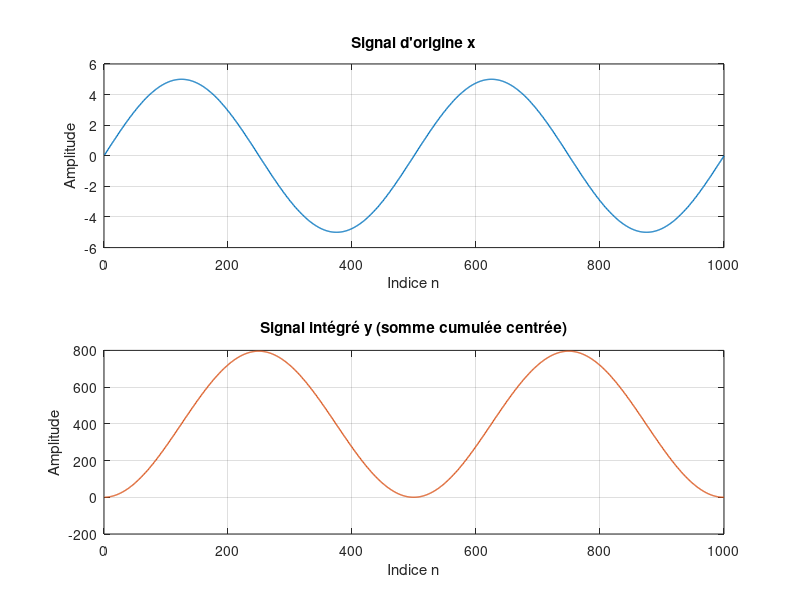
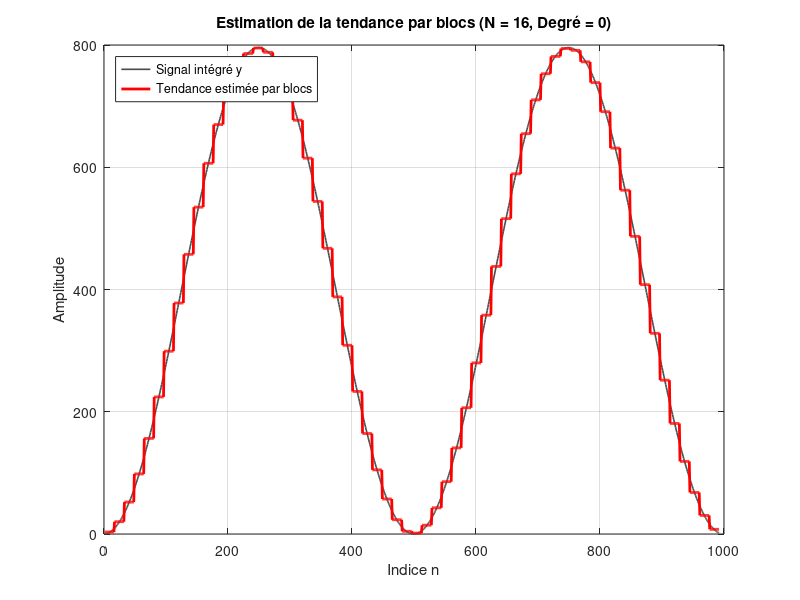
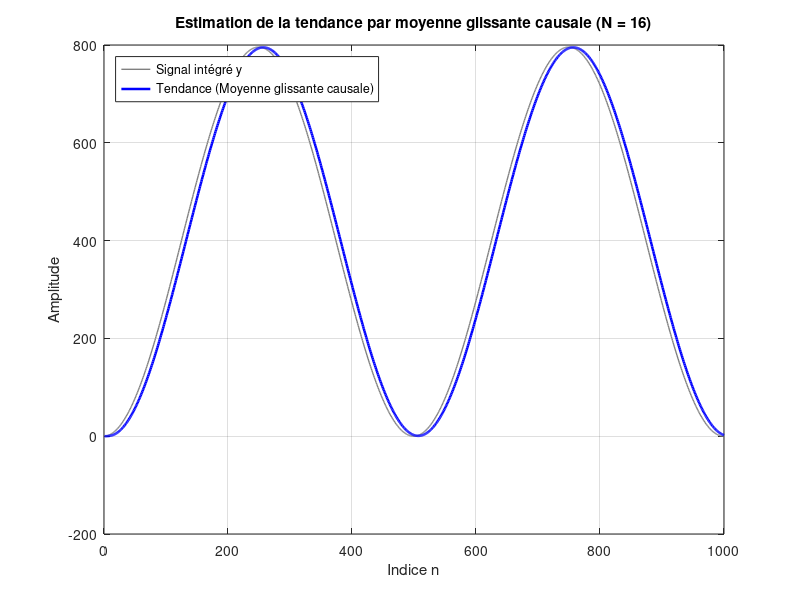
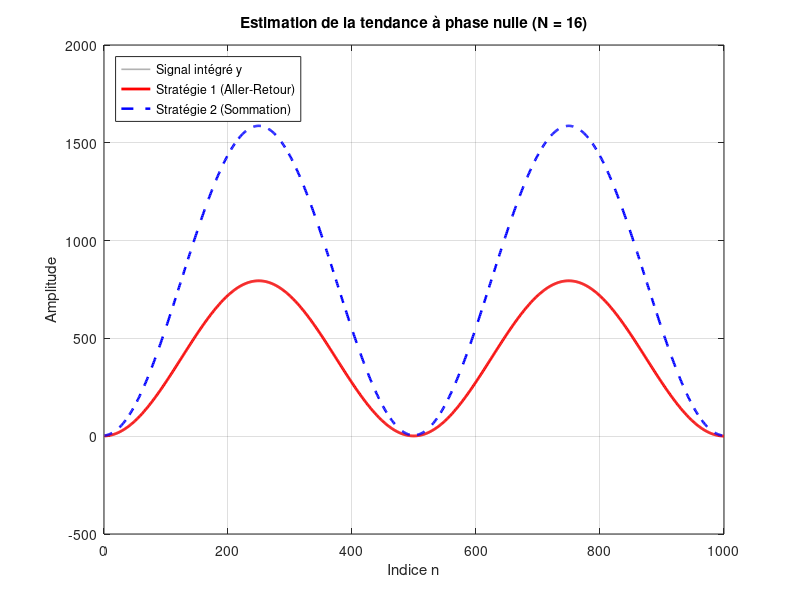

The MATLAB script that drew these images, in order:
clear; clc;

%%%%%%%%%%%%%%%%%%%%%%%%%%%%%%%%%%%%%%%%%%%%%%%
% étape 0 génération d'un signal pour les tests
%%%%%%%%%%%%%%%%%%%%%%%%%%%%%%%%%%%%%%%%%%%%%%%
% taille du signal
M = 1000; 
% signal
t1 = 1:M;
x = 5 * sin(2*pi*2*t1/M); 


%%%%%%%%%%%%%%%%%%%%%%%%%%%%%%%%%%%
% étape 1 centrage puis intégration
%%%%%%%%%%%%%%%%%%%%%%%%%%%%%%%%%%%

x=x(:);
x_centre = x - mean(x);
% intégration par méthode des rectangles
y = cumsum(x_centre); 

%%%%%%%%%%%%%%%%%%%%%%%%%%%%%%%%%%%
% étape 2a décomposition en blocs
%%%%%%%%%%%%%%%%%%%%%%%%%%%%%%%%%%%

% choix de la méthode de tendance 
% 0 = par la moyenne
% 1 = par droite de régression
choix = 0;

% on fixe la taille d'un bloc
N = 16; 

M = length(y);
% L est le nombre de blocs
L = floor(M/N);
% on ajuste la taille de y (toujours le signal intégré)
% aux nombres de blocs complets
y_ajuste = y(1:L*N);

% définition de la tendance
tendance = zeros(size(y_ajuste));

% Vecteur temps pour 1 bloc
t = (1:N)';

for i = 1:L
    debut = (i-1)*N +1;
    fin = i*N;
    bloc = y_ajuste(debut:fin);

    if choix == 0
        % modèle par la moyenne : (degré 0)
        val_tendance = mean(bloc);
        bloc_tendance = val_tendance * ones(N,1);
    else
        % modèle par droite de régression (degré 1)
        p = polyfit(t, bloc, 1);
        bloc_tendance = polyval(p,t);
    end
    tendance(debut:fin) = bloc_tendance;
end

%%%%%%%%%%% plot %%%%%%%%%%% 

% % Figure 1 : Signal d'origine et signal intégré
figure('Name', 'Étapes 0 et 1 : Signal et Intégration', 'Color', 'w');

subplot(2,1,1);
plot(x, 'Color', [0 0.447 0.741], 'LineWidth', 1);
title('Signal d''origine x');
xlabel('Indice n'); ylabel('Amplitude');
grid on;

subplot(2,1,2);
plot(y, 'Color', [0.85 0.325 0.098], 'LineWidth', 1);
title('Signal intégré y (somme cumulée centrée)');
xlabel('Indice n'); ylabel('Amplitude');
grid on;

% Figure 2 : Signal intégré et sa tendance estimée par morceaux
figure('Name', 'Étape 2a : Estimation de la tendance', 'Color', 'w');
plot(y_ajuste, 'Color', [0.3 0.3 0.3], 'LineWidth', 1.2, 'DisplayName', 'Signal intégré y');
hold on;
plot(tendance, 'r-', 'LineWidth', 2, 'DisplayName', 'Tendance estimée par blocs');
legend('Location', 'northwest');
title(['Estimation de la tendance par blocs (N = ', num2str(N), ', Degré = ', num2str(choix), ')']);
xlabel('Indice n'); ylabel('Amplitude');
grid on;
hold off;

%%%%%%%%%%% fin plot %%%%%%%%%%% 


%%%%%%%%%%%%%%%%%%%%%%%%%%%%%%%%%%%
% étape 2b filtre passe-bas
%%%%%%%%%%%%%%%%%%%%%%%%%%%%%%%%%%%

% taille de la fenêtre (N = 16)

% définition de la réponse impulsionnelle
b = (1/N) * ones(1, N);
a = 1;

% filtrage sur y
tendance_2b = filter(b,a,y);

% recalage du signal pour compenser le retard de (N-1)/2

retard = (N-1)/2;

%%%%%%%%%%%%%%%%%%%%%%%%%%%%%%%%%%%%%%%%%%%%%%%
% Plot Étape 2b
%%%%%%%%%%%%%%%%%%%%%%%%%%%%%%%%%%%%%%%%%%%%%%%
figure('Name', 'Étape 2b : Filtrage passe-bas (Moyenne glissante)', 'Color', 'w');
plot(y, 'Color', [0.5 0.5 0.5], 'LineWidth', 1, 'DisplayName', 'Signal intégré y');
hold on;
plot(tendance_2b, 'b-', 'LineWidth', 1.8, 'DisplayName', 'Tendance (Moyenne glissante causale)');
legend('Location', 'northwest');
title(['Estimation de la tendance par moyenne glissante causale (N = ', num2str(N), ')']);
xlabel('Indice n'); ylabel('Amplitude');
grid on;
hold off;
%%%%%%%%%%%%%%%%%%%%%%%%%%%%%%%%%%%%%%%
%%%%%%%%%%% fin plot %%%%%%%%%%% 
%%%%%%%%%%%%%%%%%%%%%%%%%%%%%%%%%%%%%%%

%%%%%%%%%%%%%%%%%%%%%%%%%%%%%%%%%%%
% étape 2c décomposition en blocs
%%%%%%%%%%%%%%%%%%%%%%%%%%%%%%%%%%%

% ===================================
% Strat 1
% ===================================

g_s1 = filter(b,a,y);
% g_inverse = g(-n)
g_s1_inverse = flipud(g_s1);
r_s1 = filter(b,a,g_s1_inverse);
tendance_s1 = flipud(r_s1);

% ===================================
% Strat 2
% ===================================

g_s2 = filter(b,a,y);

y_s2_inverse = flipud(y);

r_s2 = filter(b,a,y_s2_inverse);

tendance_s2 = g_s2 + flipud(r_s2);

%%%%%%%%%%%%%%%%%%%%%%%%%%%%%%%%%%%%%%%%%%%%%%%
% Plot Étape 2c
%%%%%%%%%%%%%%%%%%%%%%%%%%%%%%%%%%%%%%%%%%%%%%%
figure('Name', 'Étape 2c : Filtres à phase nulle (Stratégies 1 et 2)', 'Color', 'w');
plot(y, 'Color', [0.7 0.7 0.7], 'LineWidth', 1.2, 'DisplayName', 'Signal intégré y');
hold on;
plot(tendance_s1, 'r-', 'LineWidth', 2, 'DisplayName', 'Stratégie 1 (Aller-Retour)');
plot(tendance_s2, 'b--', 'LineWidth', 1.8, 'DisplayName', 'Stratégie 2 (Sommation)');
legend('Location', 'northwest');
title(['Estimation de la tendance à phase nulle (N = ', num2str(N), ')']);
xlabel('Indice n'); ylabel('Amplitude');
grid on;
hold off;

%%%%%%%%%%%%%%%%%%%%%%%%%%%%%%%%%%%
% étape 3 tendance retranchée
%%%%%%%%%%%%%%%%%%%%%%%%%%%%%%%%%%%

r = y - tendance_s1;

% puissance des flucuations
P_N_bloc = mean(r.^2);

fprintf('Pour une taille de bloc N = %d, la puissance P(N) vaut : %.4f\n', N, P_N_bloc);

%%%%%%%%%%%%%%%%%%%%%%%%%%%%%%%%%%%%%%%%%%%%%%%
% étape 4 : log-log et droite de régression
%%%%%%%%%%%%%%%%%%%%%%%%%%%%%%%%%%%%%%%%%%%%%%%

vecteur_N = (3 : floor(M/2))';
nb_N = length(vecteur_N);

P_N = zeros(nb_N, 1);

for k = 1:nb_N
    N_courant = vecteur_N(k);
    
% Étape 2a
    L = floor(M / N_courant);
    y_tronque = y(1 : L * N_courant);
    tendance_loc = zeros(L * N_courant, 1);
    t_loc = (1:N_courant)';
    
    for i = 1:L
        idx = (i-1)*N_courant + 1 : i*N_courant;
        p = polyfit(t_loc, y_tronque(idx), 1);
        tendance_loc(idx) = polyval(p, t_loc);
    end
    
% Étape 3
    r_loc = y_tronque - tendance_loc;
    P_N(k) = mean(r_loc(:).^2);
end

log_N = log10(vecteur_N);
log_P = log10(P_N);

p_droite = polyfit(log_N, log_P, 1);
pente = p_droite(1);

% Reconstruction de la droite théorique pour le tracé graphique
droite_fit = polyval(p_droite, log_N);

fprintf('===============================================\n');
fprintf('MARQUEUR OBTENU (Pente de la droite) : %.4f\n', pente);
fprintf('===============================================\n');

%%%%%%%%%%%%%%%%%%%%%%%%%%%%%%%%%%%%%%%%%%%%%%%
% Plot Étape 4
%%%%%%%%%%%%%%%%%%%%%%%%%%%%%%%%%%%%%%%%%%%%%%%
figure('Name', 'Étape 4 : Graphique Log-Log et Pente (DFA)', 'Color', 'w');

% Tracé des points calculés pour chaque N
plot(log_N, log_P, 'o', 'MarkerSize', 4, 'MarkerFaceColor', [0 0.447 0.741], ...
    'DisplayName', 'Points mesurés (log(P(N)) vs log(N))');
hold on;

% Tracé de la droite de régression
plot(log_N, droite_fit, 'r-', 'LineWidth', 2, ...
    'DisplayName', sprintf('Droite d''ajustement (Pente \\alpha = %.3f)', pente));

grid on;
xlabel('log_{10}(N)', 'FontWeight', 'bold');
ylabel('log_{10}(P(N))', 'FontWeight', 'bold');
title('Étape 4 : Détermination de la pente en échelle Log-Log');
legend('Location', 'northwest');
hold off;
